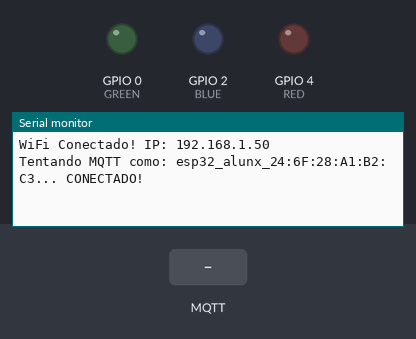
Bench run of a sketch on a simulated ESP32. On the bench: output pins drawn as LEDs (lit = HIGH), the last lines printed to the serial monitor. The inputs (shaded band) are chosen by the test bench. WiFi joins after 1.5 s; servers stay silent unless stated; no MQTT or app messages arrive unless stated.

Above: at 5.8 s.
5.9 s: MQTT message "RED" arrives on the first subscribed topic
At 6.6 s:
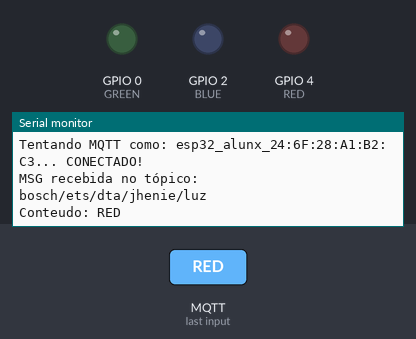
7.4 s: MQTT message ":" arrives on the first subscribed topic
At 7.7 s:
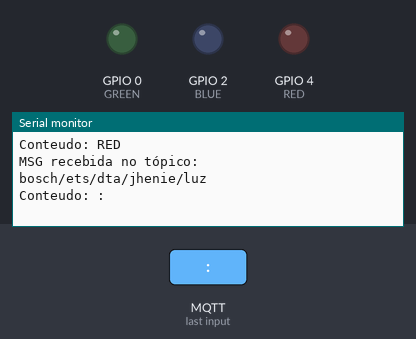
8.9 s: MQTT message "GREEN" arrives on the first subscribed topic
At 10.1 s:
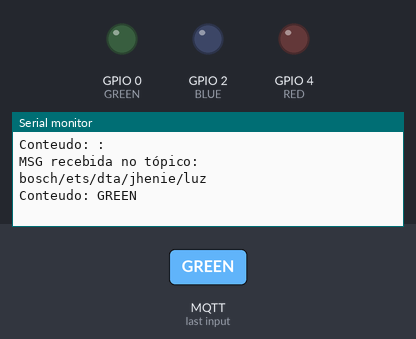

The sketch:

mqttLed.ino
```cpp
#include <WiFi.h>
#include <PubSubClient.h>
#include "env.h"

unsigned long tempo = 0;
bool isConnected = false;

WiFiClient espClient;
PubSubClient client(espClient);

void setup() {
  Serial.begin(115200);
  pinMode(RED, OUTPUT);
  pinMode(GREEN, OUTPUT);
  pinMode(BLUE, OUTPUT);

  client.setServer(mqtt_server, mqtt_port);
  client.setCallback(callback);

  configWifi();
  configuraTimer();
}

void loop() {
  taConectado();
}
```

criaTimer.ino
```cpp
#include "env.h"

extern unsigned long tempo;
extern bool isConnected;
hw_timer_t *timer = NULL;

void IRAM_ATTR onTimer() {
  if (!isConnected) tempo++;
}

void configuraTimer() {
  timer = timerBegin(1000000);
  timerAttachInterrupt(timer, &onTimer);
  timerAlarm(timer, 1000, true, 0);
}
```

env.h
```cpp
#ifndef ENV_H
#define ENV_H
#define WIFI_SSID "BTIA_SON5CT"
#define WIFI_PASS "IUVr4qSh8kQe"
#define LED_PIN 22                                                             //led que já vem soldado na esp32
#define RED 4
#define GREEN 0
#define BLUE 2

const char* mqtt_server    = "broker.hivemq.com";
const char* mqtt_client_id = "esp32_alunx";                                    // <---- Coloca o seu nomezinho aqui
const char* topico_comando = "bosch/ets/dta/jhenie/luz";
const char* topico_status  = "bosch/ets/dta/jhenie/status";
const char* topico_texto   = "bosch/ets/dta/jhenie/texto";
const int   mqtt_port      =  1883;

#endif
```

mqttconnect.ino
```cpp
#include <PubSubClient.h>

extern unsigned long tempo;

void IRAM_ATTR setRedOn() {
  digitalWrite(RED, !digitalRead(RED));
}

void IRAM_ATTR setGreenOn() {
  digitalWrite(GREEN, !digitalRead(GREEN));
}

void IRAM_ATTR setBlueOn() {
  digitalWrite(BLUE, !digitalRead(BLUE));
}

void callback(char* topic, byte* payload, unsigned int length) {
  Serial.print("MSG recebida no tópico: ");
  Serial.println(topic);
  String msg = "";
  for (unsigned int i = 0; i < length; i++) {
    msg += (char)payload[i];
  }

  Serial.println("Conteudo: " + msg);

  if (String(topic) == String(topico_texto) && msg.indexOf("RED") != -1) {
    int indice = msg.indexOf(": ");
    int valor = msg.substring(indice + 2).toInt();
    valor = constrain(valor, 0, 1000);

    int valorPWM = (valor * 255) / 1000;
    analogWrite(RED, valorPWM);
  } else if (String(topic) == String(topico_texto) && msg.indexOf("GREEN") != -1) {
    int indice = msg.indexOf(": ");
    int valor = msg.substring(indice + 2).toInt();
    valor = constrain(valor, 0, 1000);

    int valorPWM = (valor * 255) / 1000;
    analogWrite(GREEN, valorPWM);
  } else if (String(topic) == String(topico_texto) && msg.indexOf("BLUE") != -1) {
    int indice = msg.indexOf(": ");
    int valor = msg.substring(indice + 2).toInt();
    valor = constrain(valor, 0, 1000);

    int valorPWM = (valor * 255) / 1000;
    analogWrite(BLUE, valorPWM);
  } else if (String(topic) == String(topico_texto) && msg.indexOf("REDB") != -1) {
    int indice = msg.indexOf(": ");
    int valor = msg.substring(indice + 2).toInt();
    valor = valor * 10000;

    timerAttachInterrupt(timer, &setRedOn);
    timerAlarm(timer, valor, true, 0);
  } else if (String(topic) == String(topico_texto) && msg.indexOf("GREENB") != -1) {
    int indice = msg.indexOf(": ");
    int valor = msg.substring(indice + 2).toInt();
    valor = valor * 10000;

    timerAttachInterrupt(timer, &setGreenOn);
    timerAlarm(timer, valor, true, 0);
  } else if (String(topic) == String(topico_texto) && msg.indexOf("BLUEB") != -1) {
    int indice = msg.indexOf(": ");
    int valor = msg.substring(indice + 2).toInt();
    valor = valor * 10000;

    timerAttachInterrupt(timer, &setBlueOn);
    timerAlarm(timer, valor, true, 0);
  }
}

boolean attemptMqttConnection() {
  String clientId = String(mqtt_client_id) + "_" + String(WiFi.macAddress());
  Serial.print("Tentando MQTT como: " + clientId + "... ");
  if (client.connect(clientId.c_str(), NULL, NULL, topico_status, 0, true, "OFFLINE")){
    Serial.println("CONECTADO!");
    client.publish(topico_status, "ONLINE", true);
    client.subscribe(topico_comando);
    client.subscribe(topico_texto);
    return true;
  } else {
    Serial.print("Falha. rc=");
    Serial.print(client.state());
    return false;
  }
}

void taConectado(){
  if (!client.connected()) {
    isConnected = false;
    if (tempo > 5000) {
      tempo = 0;
      if (attemptMqttConnection()) tempo = 0;
    }
  } else {
    isConnected = true;
    client.loop();
  }
}
```

wificonnect.ino
```cpp
#include <WiFi.h>
#include "env.h"

void WiFiEvent(WiFiEvent_t event) {
    switch(event) {
        case ARDUINO_EVENT_WIFI_STA_GOT_IP:
            Serial.println("WiFi Conectado! IP: " + WiFi.localIP().toString());
            break;
        case ARDUINO_EVENT_WIFI_STA_DISCONNECTED:
            Serial.println("WiFi perdido. O driver tentará reconectar sozinho...");
            break;
    }
}

void configWifi(){
  WiFi.onEvent(WiFiEvent);
  WiFi.mode(WIFI_STA);
  WiFi.begin(WIFI_SSID, WIFI_PASS);
}
  
```

Measured:
- after the input at 5.9 s, the serial monitor: prints a new line at once (image 1)
- after the input at 7.4 s, the serial monitor: prints a new line at once (image 2)
- after the input at 8.9 s, the serial monitor: prints a new line at once (image 3)
